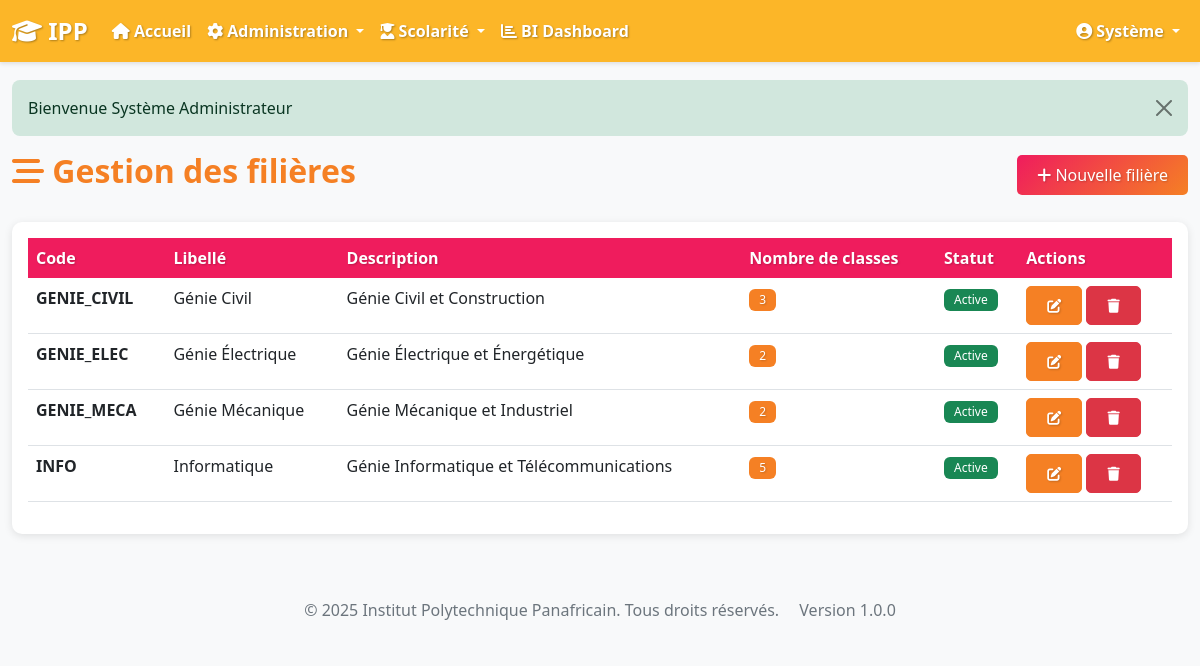
The page /admin/filieres.php (signed in) on the database its author committed.
### tables this page shows
CREATE TABLE filieres (
    id INT AUTO_INCREMENT PRIMARY KEY,
    code VARCHAR(20) UNIQUE NOT NULL,
    libelle VARCHAR(100) NOT NULL,
    description TEXT,
    statut ENUM('active', 'inactive') DEFAULT 'active',
    created_at TIMESTAMP DEFAULT CURRENT_TIMESTAMP
);

### includes/security.php (called while the page is built, shortened)
<?php
function escape_html($string) {
    return htmlspecialchars($string, ENT_QUOTES, 'UTF-8');
}

### admin/filieres.php (the view, shortened to what this page needs)
<?php
$db = Database::getInstance()->getConnection();
$stmt = $db->query("SELECT f.*, COUNT(DISTINCT c.id) as nb_classes FROM filieres f LEFT JOIN classes c ON f.id = c.filiere_id GROUP BY f.id ORDER BY f.libelle");
$filieres = $stmt->fetchAll();
include '../includes/header.php';
?>
<div class="row">
    <div class="col-12">
        <div class="d-flex justify-content-between align-items-center mb-4">
            <h2><i class="fas fa-stream"></i> Gestion des filières</h2>
            <button class="btn btn-primary" data-bs-toggle="modal" data-bs-target="#filiereModal" onclick="resetForm()">
                <i class="fas fa-plus"></i> Nouvelle filière
            </button>
        </div>
    </div>
</div>
<div class="card">
    <div class="card-body">
        <div class="table-responsive">
            <table class="table table-hover">
                <thead>
                    <tr>
                        <th>Code</th>
                        <th>Libellé</th>
                        <th>Description</th>
                        <th>Nombre de classes</th>
                        <th>Statut</th>
                        <th>Actions</th>
                    </tr>
                </thead>
                <tbody>
                    <?php foreach ($filieres as $filiere): ?>
                    <tr>
                        <td><strong><?php echo escape_html($filiere['code']); ?></strong></td>
                        <td><?php echo escape_html($filiere['libelle']); ?></td>
                        <td><?php echo escape_html($filiere['description']); ?></td>
                        <td><span class="badge bg-info"><?php echo $filiere['nb_classes']; ?></span></td>
                        <td>
                            <span class="badge bg-<?php echo $filiere['statut'] === 'active' ? 'success' : 'secondary'; ?>">
                                <?php echo ucfirst($filiere['statut']); ?>
                            </span>
                        </td>
                        <td>
                            <button class="btn btn-sm btn-info" onclick="editFiliere(<?php echo htmlspecialchars(json_encode($filiere)); ?>)">
                                <i class="fas fa-edit"></i>
                            </button>
                            <form method="POST" style="display:inline;" onsubmit="return confirmDelete('Supprimer cette filière ?')">
                                <button type="submit" class="btn btn-sm btn-danger">
                                    <i class="fas fa-trash"></i>
                                </button>
                            </form>
                        </td>
                    </tr>
                    <?php endforeach; ?>
                </tbody>
            </table>
        </div>
    </div>
</div>
<?php include '../includes/footer.php'; ?>

### assets/css/style.css (style rules this page uses)
:root { --primary-color: #ef1c5d; --secondary-color: #f58024; --accent-color: #fcb628; --success-color: #28a745; --danger-color: #dc3545; --warning-color: #fcb628; --info-color: #f58024; }
body { font-family: 'Segoe UI', Tahoma, Geneva, Verdana, sans-serif; background-color: #f8f9fa; }
.card { border: none; border-radius: 10px; box-shadow: 0 2px 8px rgba(0,0,0,0.1); margin-bottom: 20px; transition: transform 0.2s; }
h1, h2, h3, h4, h5, h6 { color:#f58024; font-weight: 700; }
.table { background-color: white; }
.table thead th { background-color: #ef1c5d; color: white; border: none; font-weight: 600; text-shadow: 1px 1px 2px rgba(0,0,0,0.2); }
.btn { border-radius: 5px; padding: 8px 20px; font-weight: 500; transition: all 0.3s; }
.btn-primary { background: linear-gradient(135deg, #ef1c5d 0%, #f58024 100%); border: none; color: white; text-shadow: 1px 1px 2px rgba(0,0,0,0.2); }
.badge { padding: 5px 10px; font-weight: 500; }
.bg-info { background-color: #f58024 !important; color: white !important; text-shadow: 1px 1px 2px rgba(0,0,0,0.2); }
.btn-info { background-color: #f58024; border-color: #f58024; color: white; text-shadow: 1px 1px 2px rgba(0,0,0,0.2); }
.badge.bg-info { background-color: #f58024 !important; }

### rows shown on the page
filieres: code "GENIE_CIVIL", libelle "Génie Civil", description "Génie Civil et Construction", nb_classes "3", statut "Active"
filieres: code "GENIE_ELEC", libelle "Génie Électrique", description "Génie Électrique et Énergétique", nb_classes "2", statut "Active"
filieres: code "GENIE_MECA", libelle "Génie Mécanique", description "Génie Mécanique et Industriel", nb_classes "2", statut "Active"
filieres: code "INFO", libelle "Informatique", description "Génie Informatique et Télécommunications", nb_classes "5", statut "Active"

### other values the page prints
APP_SHORT_NAME "IPP"
$current_user['prenom'] "Système"
$flash['message'] "Bienvenue Système Administrateur"
APP_NAME "Institut Polytechnique Panafricain"
APP_VERSION "1.0.0"
